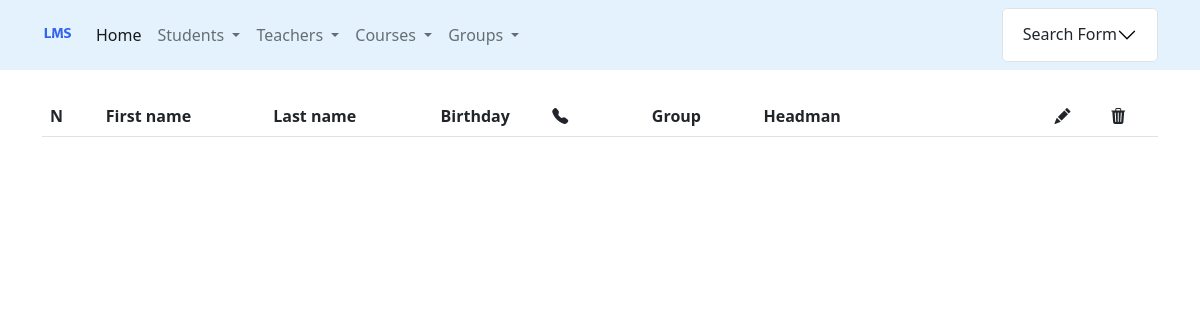
The page /students/ on the database as committed earlier.
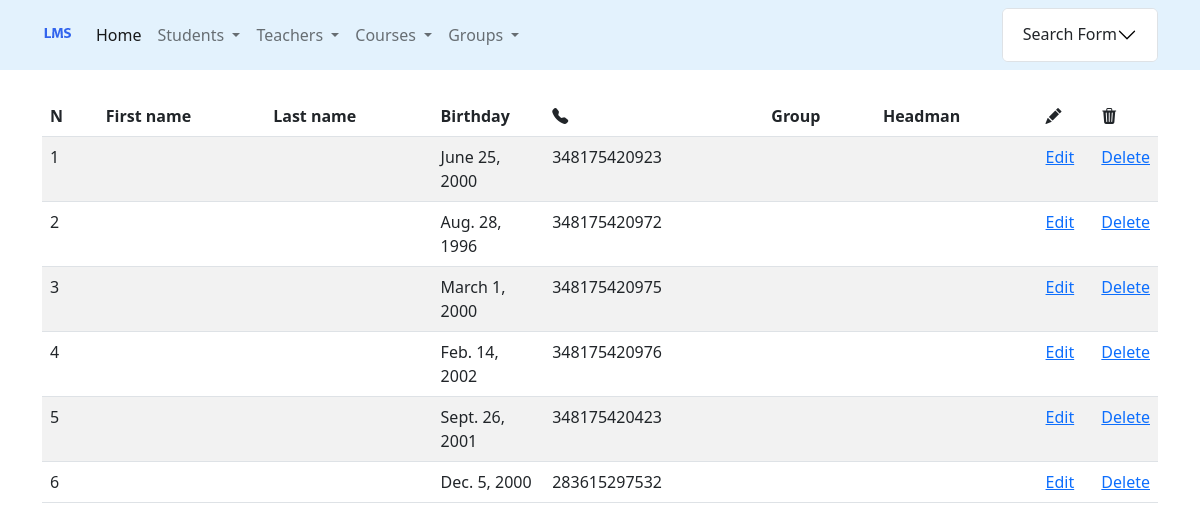
The same page on the database as committed later.
### students/models.py (models this page shows, shortened)
class Student(PersonModel):
    group = models.ForeignKey(Group, on_delete=models.SET_NULL, null=True, related_name='students')
    class Meta:
        verbose_name = 'student'
        verbose_name_plural = 'students'
        db_table = 'students'

### students/views.py (the view)
# urls.py: path('', ListStudentView.as_view(), name='list'),                                     # Read
class ListStudentView(ListView):
    model = Student
    template_name = 'students/list.html'
    def get_queryset(self):
        students_filter = StudentFilterForm(
            data=self.request.GET,
            queryset=self.model.objects.all().select_related('group', 'headman_group')
        )
        return students_filter

### students/templates/students/list.html (shortened to what this page needs)
{% extends 'base.html'%}
{% load crispy_forms_filters %}
{% block content %}
    <br>
    {% with list_object=object_list.qs on_group=True %}
        {% include 'includes/students_list_table.html' %}
    {% endwith %}
{% endblock %}

### templates/includes/students_list_table.html
<table class="table table-striped">
    <thead>
        <tr>
            <th style="width: 5%">N</th>
            <th style="width: 15%">First name</th>
            <th style="width: 15%">Last name</th>
            <th style="width: 10%">Birthday</th>
            <th><i class="bi bi-telephone-fill"></i></th>
            {% if on_group %}<th style="width: 10%">Group</th>{% endif %}
            <th> Headman </th>
            <th style="width: 5%"><i class="bi bi-pencil-fill"></i></th>
            <th style="width: 5%"><i class="bi bi-trash3-fill"></i></th>
        </tr>
    </thead>
    {% for student in list_object %}
        <tr>
            <td>{{ forloop.counter }}</td>
            <td>{{ student.first_name }}</td>
            <td>{{ student.last_name }}</td>
            <td>{{ student.birthday }}</td>
            <td>{% if student.phone_number %}{{ student.phone_number }}{% endif %}</td>
            {% if on_group %}
                <td>{% if student.group %}{{ student.group }}{% endif %}</td>
            {% endif %}
            <td>{% if student.headman_group%} <i class="bi bi-check-circle-fill"></i>{% endif %}</td>
            <td><a href="{% url 'students:update' student.pk %}">Edit</a></td>
            <td><a href="{% url 'students:delete' student.pk %}">Delete</a></td>
        </tr>
    {% endfor %}
        </table>

Rows that differ between the two databases and show on the page:
added Student: birthday "June 25, 2000", phone_number "348175420923"
added Student: birthday "Aug. 28, 1996", phone_number "348175420972"
added Student: birthday "March 1, 2000", phone_number "348175420975"
added Student: birthday "Feb. 14, 2002", phone_number "348175420976"
added Student: birthday "Sept. 26, 2001", phone_number "348175420423"
added Student: birthday "Dec. 5, 2000", phone_number "283615297532"
